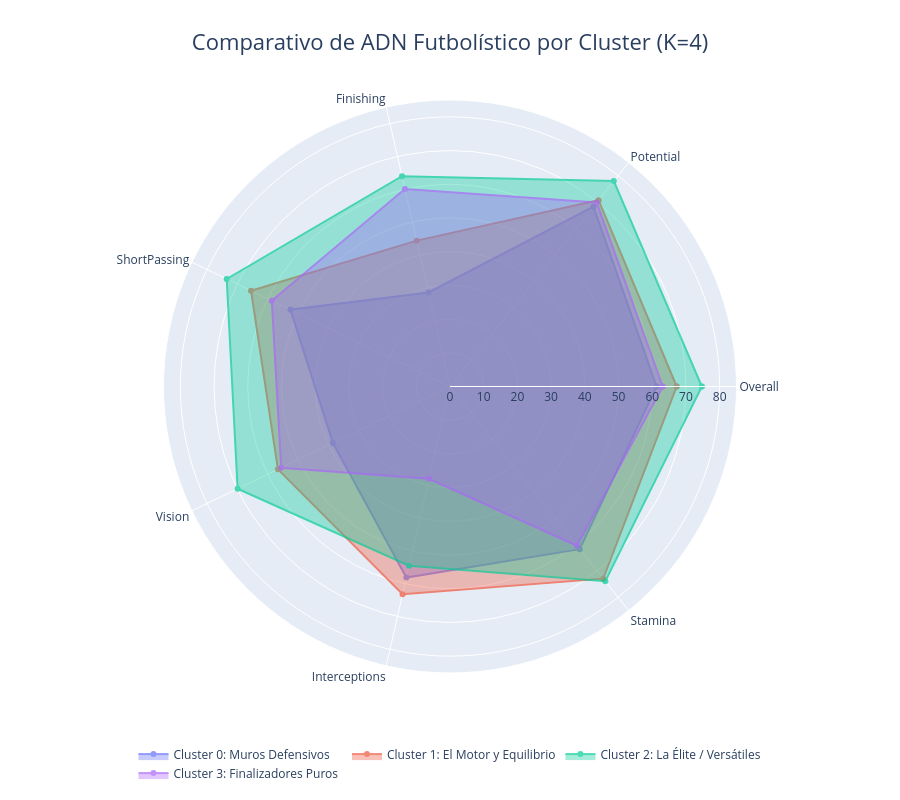

Here is the notebook cell this chart was saved with:
### Markdown cell above
1. Cluster 2: "La Élite / Versátiles" (Promedio Overall: 74.72)

Identidad: Son los mejores jugadores del dataset.

Análisis: Tienen el Overall y Potential más altos. Lo más destacado es que son los más equilibrados: tienen el mejor pase (73.53) y la mejor visión (69.93), pero no descuidan la defensa (54.52 en intercepciones).

Perfil: Aquí están los "jugadores franquicia", creadores de juego y estrellas que dominan múltiples áreas.

2. Cluster 1: "El Motor y Equilibrio" (Promedio Overall: 67.25)

Identidad: Jugadores de alto despliegue físico y técnico.

Análisis: ¡Ojo aquí! Tienen las Intercepciones más altas (63.23) y una Stamina envidiable (72.92). Sin embargo, su capacidad de definición (Finishing 44.39) es limitada.

Perfil: Estos son tus Mediocampistas Defensivos (CDM) y Laterales. Son el pulmón del equipo: recuperan y distribuyen, pero no suelen marcar goles.

3. Cluster 3: "Finalizadores Puros" (Promedio Overall: 63.10)

Identidad: Especialistas en el área rival.

Análisis: Es el grupo con las Intercepciones más bajas (28.06), lo que indica que no tienen responsabilidades defensivas. Su enfoque es el ataque: tienen un Finishing (60.09) muy alto en proporción a su Overall bajo.

Perfil: Delanteros Centro (ST) y Extremos. Su única misión es finalizar las jugadas.

4. Cluster 0: "Muros Defensivos" (Promedio Overall: 61.28)

Identidad: Especialistas en la retaguardia.

Análisis: Tienen el Finishing más bajo (28.63) y la Vision más baja (38.56) de todo el juego. Sin embargo, su capacidad de Intercepción (58.15) es sólida para su nivel.

Perfil: Defensas Centrales (CB) de la zona media/baja de la tabla. Jugadores de "rompe y rasga" que limpian el área pero no se complican con el balón.

### Code cell
# 1. Instalamos plotly si no lo tenemos (descomenta la línea siguiente si es necesario)
# !pip install plotly

import plotly.graph_objects as go
from plotly.subplots import make_subplots

# 2. Preparamos los datos para el gráfico de radar
# Usaremos las variables originales (0-100) del perfil_clusters que ya calculamos
categorias = ['Overall', 'Potential', 'Finishing', 'ShortPassing', 'Vision', 'Interceptions', 'Stamina']
n_clusters = 4

# Creamos la figura
fig = go.Figure()

# Definimos colores para cada cluster (personalízalos si quieres)
colores = ['#636EFA', '#EF553B', '#00CC96', '#AB63FA'] # Azul, Rojo, Verde, Púrpura

# 3. Mapeamos los nombres que definimos a cada número de Cluster
nombres_clusters = {
    2: 'Cluster 2: La Élite / Versátiles',
    1: 'Cluster 1: El Motor y Equilibrio',
    3: 'Cluster 3: Finalizadores Puros',
    0: 'Cluster 0: Muros Defensivos'
}

# 4. Iteramos sobre cada cluster para añadir su trazo al radar
for i in sorted(perfil_clusters.index):
    # Extraemos los valores de las medias para ese cluster en el orden correcto
    valores = perfil_clusters.loc[i, categorias].values.tolist()
    # Para cerrar el polígono del radar, repetimos el primer valor al final
    valores += [valores[0]]
    
    fig.add_trace(go.Scatterpolar(
        r=valores,
        theta=categorias + [categorias[0]], # Cerramos las categorías también
        fill='toself', # Rellena el área del polígono
        name=nombres_clusters[i],
        line_color=colores[i],
        opacity=0.7
    ))

# 5. Configuramos el diseño del gráfico
fig.update_layout(
    polar=dict(
        radialaxis=dict(
            visible=True,
            range=[0, 85] # Ajustamos el rango de 0 a 100 (FIFA style)
        )),
    title=dict(
        text="Comparativo de ADN Futbolístico por Cluster (K=4)",
        x=0.5, # Centramos el título
        font=dict(size=22)
    ),
    legend=dict(
        orientation="h", # Leyenda horizontal abajo
        yanchor="bottom",
        y=-0.2,
        xanchor="center",
        x=0.5
    ),
    showlegend=True,
    width=900,
    height=800
)

# 6. Mostramos el gráfico interactivo
fig.show()

### Figure 1 — Plotly figure (JSON) as saved in the notebook; plotly's stock layout.template omitted (floating-point values rounded to 4 significant figures)
{"data": [{"fill": "toself", "line": {"color": "#636EFA"}, "name": "Cluster 0: Muros Defensivos", "opacity": 0.7, "r": [61.28, 68.25, 28.63, 52.55, 38.56, 58.15, 61.73, 61.28], "theta": ["Overall", "Potential", "Finishing", "ShortPassing", "Vision", "Interceptions", "Stamina", "Overall"], "type": "scatterpolar"}, {"fill": "toself", "line": {"color": "#EF553B"}, "name": "Cluster 1: El Motor y Equilibrio", "opacity": 0.7, "r": [67.25, 70.69, 44.39, 65.52, 56.66, 63.23, 72.92, 67.25], "theta": ["Overall", "Potential", "Finishing", "ShortPassing", "Vision", "Interceptions", "Stamina", "Overall"], "type": "scatterpolar"}, {"fill": "toself", "line": {"color": "#00CC96"}, "name": "Cluster 2: La Élite / Versátiles", "opacity": 0.7, "r": [74.72, 77.94, 64.01, 73.53, 69.93, 54.52, 73.92, 74.72], "theta": ["Overall", "Potential", "Finishing", "ShortPassing", "Vision", "Interceptions", "Stamina", "Overall"], "type": "scatterpolar"}, {"fill": "toself", "line": {"color": "#AB63FA"}, "name": "Cluster 3: Finalizadores Puros", "opacity": 0.7, "r": [63.1, 69.8, 60.09, 58.68, 55.58, 28.06, 60.38, 63.1], "theta": ["Overall", "Potential", "Finishing", "ShortPassing", "Vision", "Interceptions", "Stamina", "Overall"], "type": "scatterpolar"}], "layout": {"height": 800, "legend": {"orientation": "h", "x": 0.5, "xanchor": "center", "y": -0.2, "yanchor": "bottom"}, "polar": {"radialaxis": {"range": [0, 85], "visible": true}}, "showlegend": true, "title": {"font": {"size": 22}, "text": "Comparativo de ADN Futbolístico por Cluster (K=4)", "x": 0.5}, "width": 900}}
